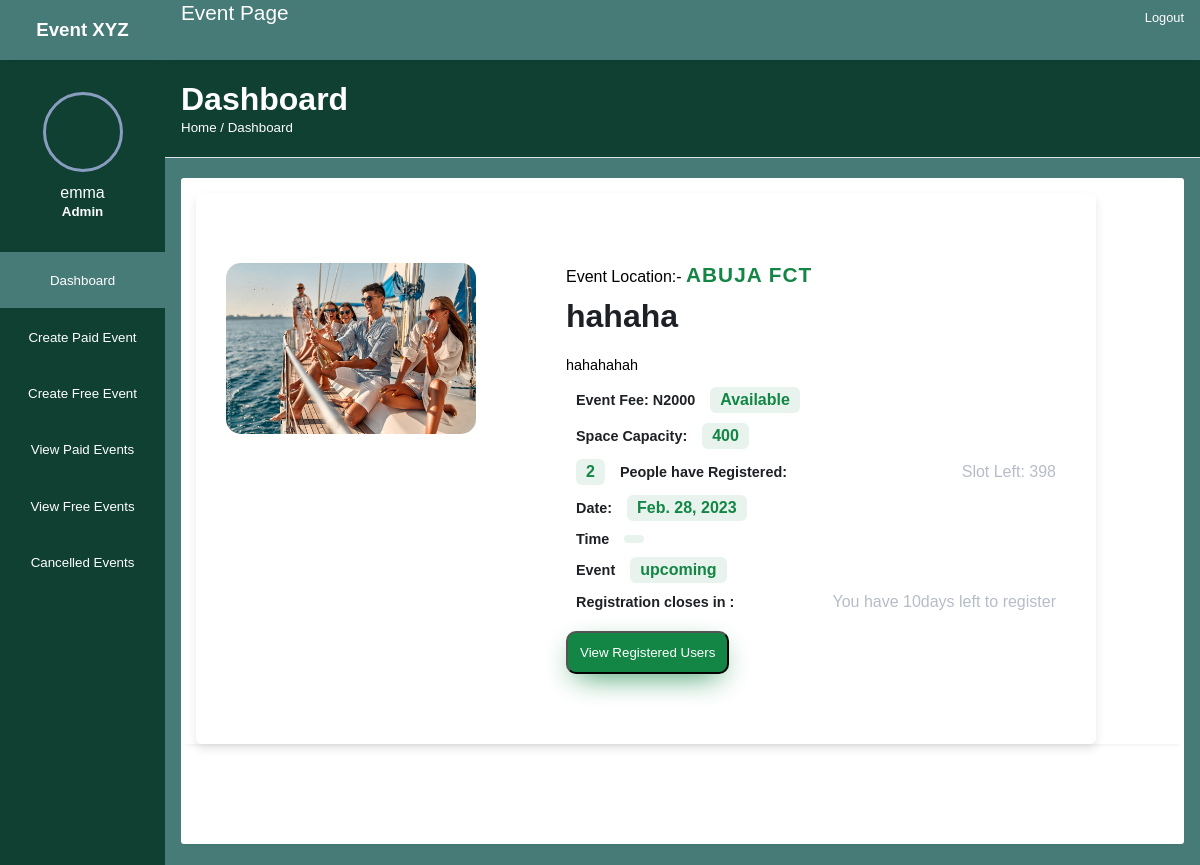
The page /admin-view/admin-details/42/ (signed in) on the database its author committed.
### AdminSection/models.py (models this page shows, shortened)
class Event(models.Model):
    event_name = models.CharField(max_length=100)
    location = models.CharField(max_length=100)
    price = models.CharField(max_length=100, blank=True, null=True,)
    space_capacity = models.IntegerField(blank=True, null=True,)
    description = models.TextField(max_length=5000, blank=True, null=True,)
    event_date = models.DateField(null=True, blank=True)
    event_time = models.TimeField(null=True, blank=True)
    event_end_date = models.DateTimeField(null=True, blank=True)
    bookings = models.IntegerField(default=0)
    slot_left = models.IntegerField(default=0)
    header_images = models.ImageField(null=True, blank=True, upload_to="images/")
    is_cancelled = models.BooleanField(default=False)
    def bookDate(self):
        d0 = datetime.now().date()
        d1 = self.event_end_date.date()
        print(d1)
        d2 = d1 - d0
        delta = d2.days
        if delta == 1:
            me = str(delta)
            return "You have " + me + " day left to register"
        elif delta > 0:
            me = str(delta)
            return "You have " + me + "days left to register"
        else:
            return "No more registration"

### AdminSection/views.py (the view)
# urls.py: path("admin-details/<int:pk>/", EventDetailsView.as_view(), name="admin_details_page"),
class EventDetailsView(DetailView):
    queryset = Event.objects.all()
    template_name = "EventDetails.html"

### AdminSection/templates/EventDetails.html (shortened to what this page needs)
{%extends 'base.html' %}
{% block content%}
{% load static %}
{% if user.is_superuser %}
<div class="records">
    <section class="section product" aria-label="product">
        <div class="container">
            <div class="product-slides">
                <div class="slider-banner" data-slider>
                    <figure class="product-banner">
                        {%if event.header_images%}
                            <img src = "{{event.header_images.url}}" width=600 height = 600 loading="lazy"
                            alt="Nike Sneaker" class="img-cover">
                        {%endif%}
                    </figure>
                </div>
            </div>
            <div class="product-content">
                <p>Event Location:- <span class="product-subtitle">{{event.location}}</span></p>
                <h1 class="h1 product-title">{{event.event_name}} </h1>
                <p class="product-text">
                    {{event.description}}
                </p>
                <div class="wrapper">
                    {%if event.price%}
                    <span class="price" data-total-price>Event Fee: N{{event.price}}</span>
                    <span class="badge">Available</span>
                    {%else%}
                        Event Fee: Free
                    {%endif%}
                </div>
                <div class="wrapper">
                    {%if event.space_capacity%}
                    <span class="price" data-total-price>Space Capacity: </span>
                    <span class="badge">{{event.space_capacity}}</span>
                    {%endif%}
                </div>
                <div class="wrapper">
                    <span class="badge">{{event.bookings}}</span>
                    <span class="price" data-total-price>People have Registered: </span>
                    {%if event.slot_left == 0%}
                        {%if event.space_capacity != Null%}
                            <span class="del">Slot Left: {{event.space_capacity}}</span>
                        {%endif%}
                    {%else%}
                        <span class="del">Slot Left: {{event.slot_left}}</span>
                    {%endif%}
                </div>
                <div class="wrapper">
                    <span class="price" data-total-price>Date: </span>
                    <span class="badge">{{event.event_date}}</span>
                </div>
                <div class="wrapper">
                    <span class="price" data-total-price> Time </span>
                    <span class="badge">{{event.mytime}}</span>
                </div>
                <div class="wrapper">
                    <span class="price" data-total-price> Event </span>
                    <span class="badge">upcoming</span>
                </div>
                <div class="wrapper">
                    {%if event.event_end_date%}
                        <span class="price" data-total-price>Registration closes in : </span>
                        <span class="del">{{event.bookDate}}</span>
                    {%endif%}
                  </div>
                  {%if not event.price%}
                  <div>
                    <button class="cart-btn">
                      <span class="span"><a href="{% url 'candidate-free' event.pk%}">View Registered Users</a></span>
                    </button>
                  </div>
                  {%else%}
                  <div>
                    <button class="cart-btn">
                      <span class="span"><a href="{% url 'candidate' event.pk%}">View Registered Users</a></span>
                    </button>
                  </div>
                  {%endif%}
            </div>
        </div>
    </section>
</div>
{%else%}
    <div style="color:red;"> You are not an admin. </div>
{% endif %}
{%endblock%}

### AdminSection/templates/base.html (shortened to what this page needs)
<!DOCTYPE html>
{% load static %}
<html lang="en">
<head>
    <link rel="stylesheet" href="{% static 'css/style.css' %}">
    <link rel="stylesheet" href="{% static 'css/event-details.css' %}">
    <link rel="stylesheet" href="{% static 'css/add.css' %}">
    <link rel="stylesheet" href="{% static 'toastr/toastr.min.css' %} ">
    <link rel="stylesheet" href="https://maxst.icons8.com/vue-static/landings/line-awesome/line-awesome/1.3.0/css/line-awesome.min.css">
</head>
<body>
    <div class="sidebar">
        <div class="side-header">
            {%if user.is_superuser %}
                <h3 style="color:white">Event XYZ</h3>
            {%endif%}
        </div>
        <div class="side-content">
            <div class="profile">
                <div class="profile-img bg-img">
                </div>
                <h4>{{user}}</h4>
                {%if user.is_superuser%}
                <small>Admin</small>
                {%endif%}
            </div>
            <div class="side-menu">
                <ul>
                    <li>
                      <a href = {% url 'admin_events_page'%} class='active'>
                            <small>Dashboard</small>
                        </a>
                    </li>
                    <li>
                      <a href = {% url 'paid_event'%}>
                            <small> Create Paid Event</small>
                    </li>
                    <li>
                      <a href = {% url 'free_event'%}>
                             <small> Create Free Event</small>
                     </li>
                    <li>
                      <a href = {% url 'paid-event-page'%}>
                            <small>View Paid Events</small>
                    </li>
                    <li>
                      <a href = {% url 'free-event-page'%}>
                            <small>View Free Events</small>
                    </li>
                    <li>
                      <a href = {% url 'cancelled_event_page'%}>
                            <small>Cancelled Events</small>
                        </a>
                    </li>
                </ul>
            </div>
        </div>
    </div>
    <div class="main-content">
        <header>
            {% if user.is_superuser %}
            <div class="header-content">
                <label for="menu-toggle" style="color:white">
                    <span><a href="{%url 'user_events_page'%}">Event Page</a></span>
                </label>
                <div class="header-menu">
                    <div class="user">
                        <a href="{%url 'logout' %}">
                            <span>Logout</span>
                        </a>
                    </div>
                </div>
            </div>
            {%endif%}
        </header>
        <main>
            <div class="page-header">
                <h1>Dashboard</h1>
                <small>Home / Dashboard</small>
            </div>
            <div class="page-content">
                <div class="records table-responsive">
                    <div>
                        {%block content%}
                        {%endblock%}
                    </div>
                </div>
            </div>
        </main>
    </div>
</body>
</html>

### AdminSection/static/css/style.css (style rules this page uses)
:root { --main-color: #477b78;; --color-dark: #0f4032;; --text-grey: #B0B0B0; --tgreen:#477b78; }
* { margin: 0; padding: 0; text-decoration: none; list-style-type: none; box-sizing: border-box; font-family: 'Merriweather', sans-serif; }
.sidebar { position: fixed; height: 100%; width: 165px; left: 0; bottom: 0; top: 0; z-index: 100; background: var(--color-dark); transition: left 300ms; }
.side-header { box-shadow: 0px 5px 5px -5px rgb(0 0 0 /10%); background: var(--main-color); height: 60px; display: flex; justify-content: center; align-items: center; }
.side-content { height: calc(100vh - 60px); overflow: auto; }
.profile { text-align: center; padding: 2rem 0rem; }
.bg-img { background-repeat: no-repeat; background-size: cover; border-radius: 50%; background-size: cover; }
.profile-img { height: 80px; width: 80px; display: inline-block; margin: 0 auto .5rem auto; border: 3px solid #899DC1; }
.profile h4 { color: #fff; font-weight: 500; }
.profile small { color: #fff; font-weight: 600; }
.side-menu ul { text-align: center; }
.side-menu a { display: block; padding: 1.2rem 0rem; }
.side-menu a.active { background: var(--tgreen); }
.side-menu a.active span, .side-menu a.active small { color: #fff; }
.side-menu a span, .side-menu a small { color: #fff; }
.main-content { margin-left: 165px; width: calc(100% - 165px); transition: margin-left 300ms; }
header { position: fixed; right: 0; top: 0; left: 165px; z-index: 100; height: 60px; box-shadow: 0px 5px 5px -5px rgb(0 0 0 /10%); background: var(--tgreen); transition: left 300ms; }
.header-content, .header-menu { display: flex; align-items: center; }
.header-content { justify-content: space-between; padding: 0rem 1rem; }
.header-content label:first-child span { font-size: 1.3rem; }
.header-content label { cursor: pointer; }
.header-menu { justify-content: flex-end; padding-top: .5rem; }
.user { display: flex; align-items: center; }
.user span:last-child { display: inline-block; margin-left: .3rem; font-size: .8rem; color: #fff; }
main { margin-top: 60px; }
.page-header { padding: 1.3rem 1rem; background: var(--color-dark); border-bottom: 1px solid #dee2e8; }
.page-header h1, .page-header small { color: #fff; }
.page-content { padding: 1.3rem 1rem; background: var(--tgreen); }
.records { box-shadow: 0px 5px 5px -5px rgb(0 0 0 / 10%); background: #ffffff; border-radius: 3px; }
input, button, select { outline: none; }
.table-responsive { width: 100%; overflow: auto; }

### static/css/add.css (style rules this page uses)
* { margin: 0; padding: 0; list-style: none; text-decoration: none; box-sizing: border-box; font-family: 'Montserrat', sans-serif; }
body { background: #e1ecf2; }
.wrapper { margin: 10px; }
* { margin: 0; padding: 0; box-sizing: border-box; font-family: 'Poppins', sans-serif; }
.container { max-width: 900px; width: 100%; border-radius: 6px; padding: 30px; margin: 0 15px; background-color: #fff; box-shadow: 0 5px 10px rgba(0,0,0,0.1); margin-top: 10px; }

### rows shown on the page
Event: header_images (picture), location "ABUJA FCT", event_name "hahaha", description "hahahahah", price "2000", space_capacity "400", bookings "2", slot_left "398", event_date "Feb. 28, 2023", bookDate "You have 10days left to register"

### other values the page prints
{{ user }} "emma"
